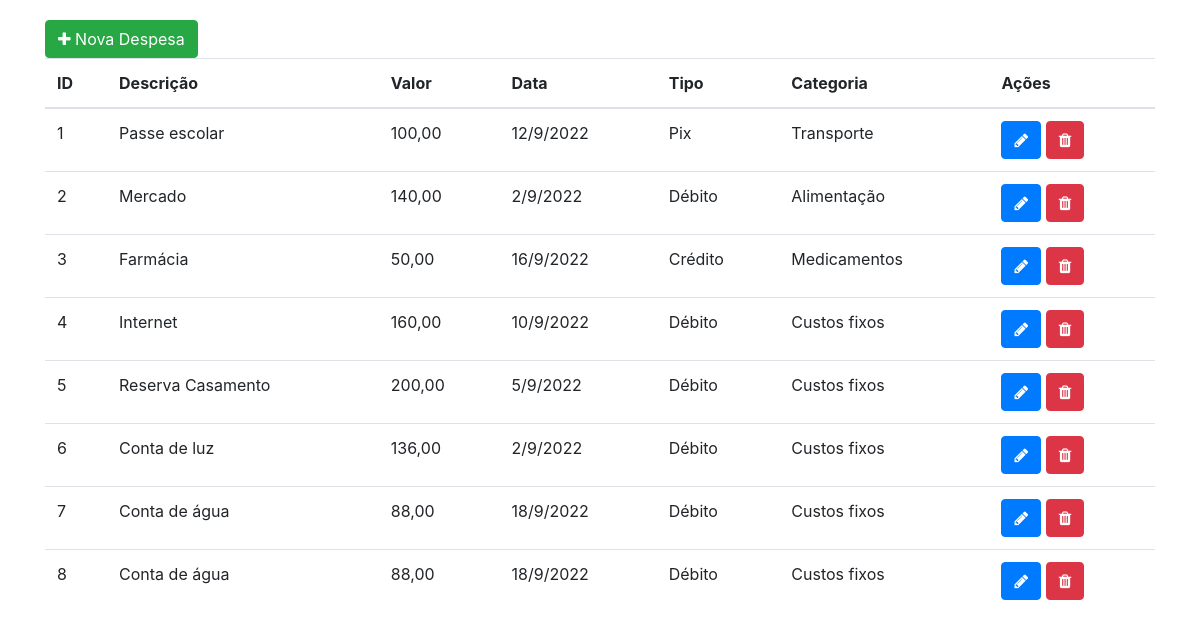
Page /api/ on the committed database.
### tables this page shows
CREATE TABLE despesas (
	id INTEGER PRIMARY KEY AUTOINCREMENT,
   	valor REAL NOT NULL,
	data_compra TEXT DEFAULT CURRENT_DATE,
    descricao TEXT,
	tipo_pagamento_id INTEGER,
    categoria_id INTEGER,
    
    FOREIGN KEY (tipo_pagamento_id)
        REFERENCES tipos_pagamento (id),
    FOREIGN KEY (categoria_id)
        REFERENCES categorias (id)
);

### api/rotas.py (the view)
def home():
    data = despesas.consultar()
    dados = json.loads(data.data)
    if(dados['sucess'] == True):
        for item in dados['data']:
            if(item['categoria_id'] == 1):
                item['categoria_id'] = 'Custos fixos'
            elif(item['categoria_id'] == 2):
                item['categoria_id'] = 'Alimentação'
            elif(item['categoria_id'] == 3):
                item['categoria_id'] = 'Transporte'
            else:
                 item['categoria_id'] = 'Medicamentos'
            if(item['tipo_pagamento_id'] == 1):
                item['tipo_pagamento_id'] = 'Dinheiro'
            elif(item['tipo_pagamento_id'] == 2):
                item['tipo_pagamento_id'] = 'Débito'
            elif(item['tipo_pagamento_id'] == 3):
                item['tipo_pagamento_id'] = 'Crédito'
            else:
                item['tipo_pagamento_id'] = 'Pix'
            data_compra = datetime.strptime(item['data_compra'], "%Y-%m-%d")
            item['data_compra'] = "{}/{}/{}".format(data_compra.day,data_compra.month,data_compra.year)
    print(dados)
    return render_template("home.html", data = dados['data'])

### api/dao/conexao.py (called while the page is built)
    def conectar(self):
        self.conn = sqlite3.connect(DB_URL)
        return self.conn

### api/templates/home.html
{% extends "layout.html" %} {% block content %}
<div class="container">
  <div class="row">
    <div class="col-md-6">
      <a href="{{url_for('api.cadastrar')}}" class="btn btn-success btn_cadastrar"><i class="fa fa-plus" aria-hidden="true"></i> Nova Despesa </a>
    </div>
  </div>
  <div class="row">
    <div class="col-md-12">
      <table class="table">
        <thead>
          <tr>
            <th scope="col">ID</th>
            <th scope="col">Descrição</th>
            <th scope="col">Valor</th>
            <th scope="col">Data</th>
            <th scope="col">Tipo</th>
            <th scope="col">Categoria</th>
            <th scope="col">Ações</th>
          </tr>
        </thead>
        <tbody>
          {% for i in data %}
          <tr>
            <td>{{loop.index}}</td>
            <td>{{i.descricao}}</td>
            <td>{{i.valor}}</td>
            <td>{{i.data_compra}}</td>
            <td>{{i.tipo_pagamento_id}}</td>
            <td>{{i.categoria_id}}</td>
            <td><a href="{{url_for('api.editar',id=i.id)}}" class="btn btn-primary"><i class="fa fa-pencil" aria-hidden="true"></i></a>
            <a href="{{url_for('api.deletar',id=i.id)}}" class="btn btn-danger" onclick="return confirm ('Tem certeza que deseja apagar?')"><i class="fa fa-trash" aria-hidden="true"></i> </a></td>
          </tr>
          {% endfor %}
        </tbody>
      </table>
    </div>
  </div>
</div>
{% endblock %}

### api/templates/layout.html (shortened to what this page needs)
<!DOCTYPE html>
<html lang="pt-br">
  <head>
    {% block head %}
    <link href="../static/css/bootstrap.min.css" rel="stylesheet" />
    <link href="../static/css/font-awesome-4.7.0/css/font-awesome.min.css" rel="stylesheet" />
    <link href="../static/css/estilo.css" rel="stylesheet" />
    <link href="../static/css/iziModal.min.css" rel="stylesheet" />
    {% endblock %}
  </head>
  <body>
    {% block content %} {% endblock %}
  </body>
</html>

### api/static/css/estilo.css (style rules this page uses)
.container { margin-top: 20px; }

### rows in the picture
despesas: descricao "Passe escolar", valor "100,00", data_compra "12/9/2022", tipo_pagamento_id "Pix", categoria_id "Transporte"
despesas: descricao "Mercado", valor "140,00", data_compra "2/9/2022", tipo_pagamento_id "Débito", categoria_id "Alimentação"
despesas: descricao "Farmácia", valor "50,00", data_compra "16/9/2022", tipo_pagamento_id "Crédito", categoria_id "Medicamentos"
despesas: descricao "Internet", valor "160,00", data_compra "10/9/2022", tipo_pagamento_id "Débito", categoria_id "Custos fixos"
despesas: descricao "Reserva Casamento", valor "200,00", data_compra "5/9/2022", tipo_pagamento_id "Débito", categoria_id "Custos fixos"
despesas: descricao "Conta de luz", valor "136,00", data_compra "2/9/2022", tipo_pagamento_id "Débito", categoria_id "Custos fixos"

### other values in the picture
{{ i.descricao }} "Conta de água" "Conta de água"
{{ i.valor }} "88,00" "88,00"
{{ i.data_compra }} "18/9/2022" "18/9/2022"
{{ i.tipo_pagamento_id }} "Débito" "Débito"
{{ i.categoria_id }} "Custos fixos" "Custos fixos"
